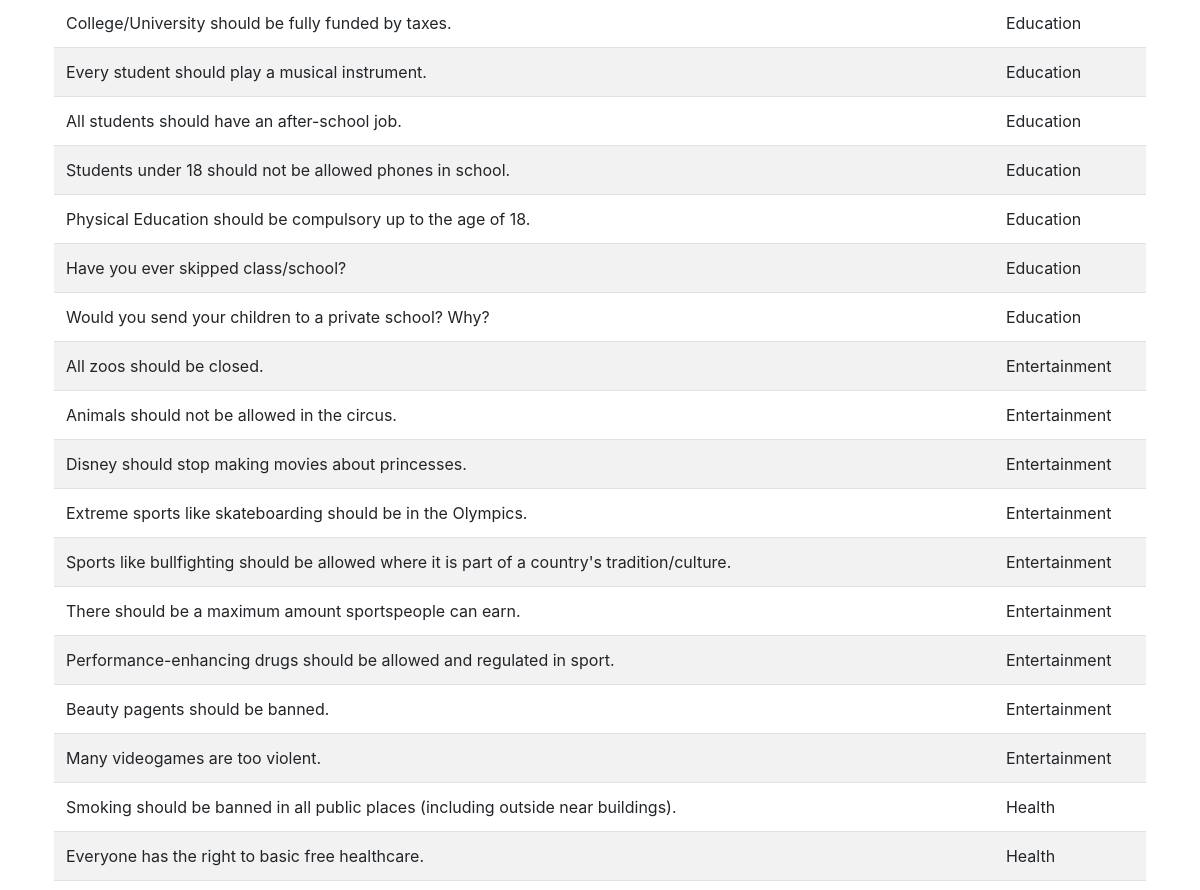
/topics (middle part), run on an earlier commit of the app's database.
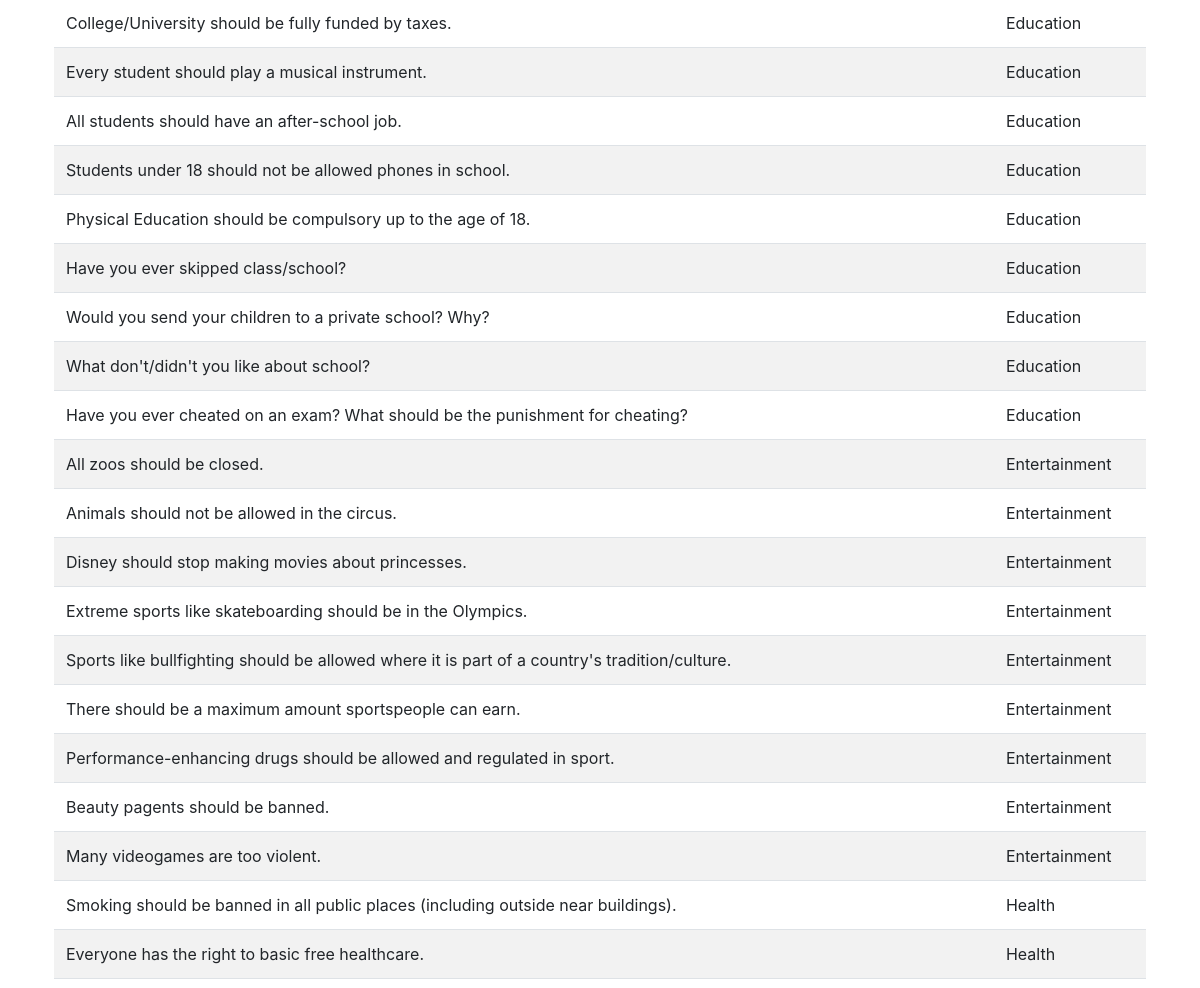
And on a later commit of the database.
### app.py (models this page shows, shortened)
class Topic(db.Model):
    id = db.Column(db.Integer, primary_key=True)
    topic = db.Column(db.String(300), unique=True, nullable = False)
    category = db.Column(db.String(64), nullable=False)

### app.py (the view)
@app.route('/topics')
def topics():
    data = Topic.query.order_by(Topic.category).all()
    return render_template("topics.html", topics=data)

### templates/topics.html (shortened to what this page needs)
{% extends "layout.html" %}
{% block main %}
    <div>
        <table class="table table-striped">
            <tbody>
                {% for topic in topics %}
                    <tr>
                        <td>{{topic.topic}}</td>
                        <td>{{topic.category}}</td>
                    </tr>
                {% endfor %}
            </tbody>
        </table>
    </div>
{% endblock %}

### templates/layout.html (shortened to what this page needs)
<!DOCTYPE html>
<html lang = "en">
    <head>
        <link href="https://maxcdn.bootstrapcdn.com/bootstrap/4.1.3/css/bootstrap.min.css" rel="stylesheet">
        <link href="/static/style.css" rel="stylesheet">
    </head>
    <body>
        <main class = "container p-4">
            {% block main %}{% endblock %}
         </main>
    </body>
</html>

What changed in the data, as far as the page shows it:
added Topic: topic "What don't/didn't you like about school?", category "Education"
added Topic: topic "Have you ever cheated on an exam? What should be the punishment for cheating?", category "Education"
